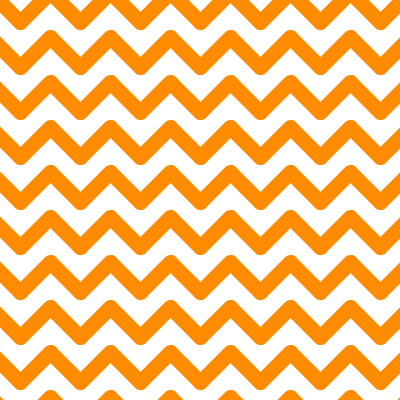
Frame 1 (no input)
Frame 60 (the mouse pressed at the canvas centre just before this capture): identical to frame 1, image omitted
Frame 120 (the mouse held since frame 60 and released just before this capture): identical to frame 1, image omitted

The Processing sketch that drew this single still picture (run headless with seeded random() and noise(); from frame 60 on, the mouse is pressed at the canvas centre):

// Processing sketch: sketch_130110
// ── sketch_130110.pde
/*
  author:chimanaco
 
 inspired:
 http://www.assemblyoftext.com/
 
 */

// line
int lineWidth = 60;
int lineHeight = 30;
int lineOffset = 0;
int lineWeight = 15;
int lineSpacing = 45;
int lineColor = color(255, 140, 0, 255);

// pattern
PGraphics pg;

void setup() {
  size(400, 400);
  colorMode(RGB);

  pg = createGraphics(width, height);
  createPattern();
}

void draw() {
  background(255);
 // fadeToWhite();

  int col = ceil(height / (lineWeight)) + 1;  // tate
  int row = ceil(width / (lineWidth + lineOffset) + 1); // yoko  
  pushMatrix();
  translate(-10, - 1 *(lineHeight + lineSpacing));
  for (int i = 0; i < col; i++) {
    for (int j = 0; j < row; j++) {
      image(pg, (lineWidth + lineOffset) * j, lineSpacing * i);
    }
  }
  popMatrix();
}

// fade
void fadeToWhite() {
  noStroke();
  fill(255, 10);
  rectMode(CORNER);
  rect(0, 0, width, height);
}

// pattern
void createPattern() {
  int y = lineSpacing / 2;
  
  pg = createGraphics(width, height);
  pg.beginDraw();
  pg.strokeWeight(lineWeight);
  pg.stroke(lineColor);
  pg.line(0, y, lineOffset, y);
  pg.line(lineOffset, y, lineOffset + lineWidth / 2, y + lineHeight);
  pg.line(lineOffset + lineWidth / 2, y + lineHeight, lineOffset + lineWidth, y);
  pg.endDraw();
}
